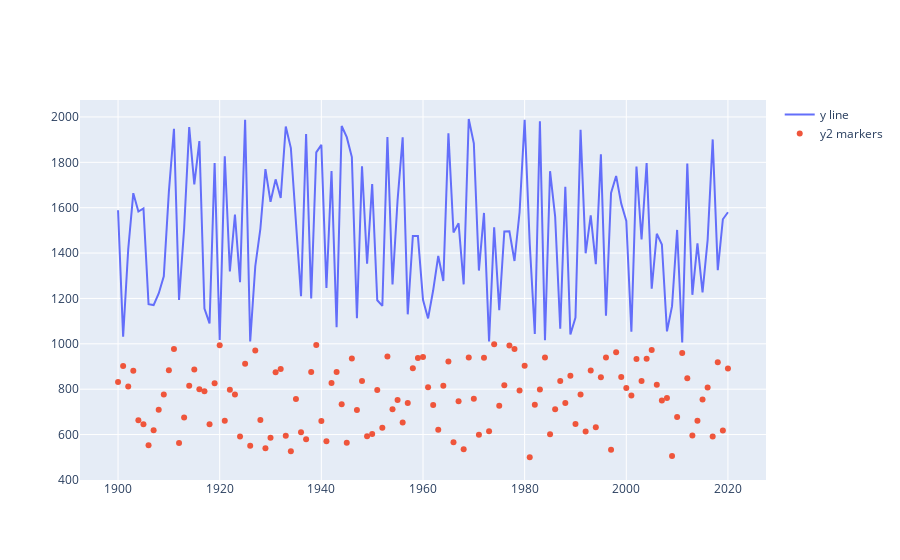

Here is the notebook cell this chart was saved with:
### Code cell
# Wykres liniowy
fig.add_trace(go.Scatter(x=x,y=y,name='y line'))

# Wykres punktowy
fig.add_trace(go.Scatter(x=x,y=y2,name='y2 markers',mode='markers'))
